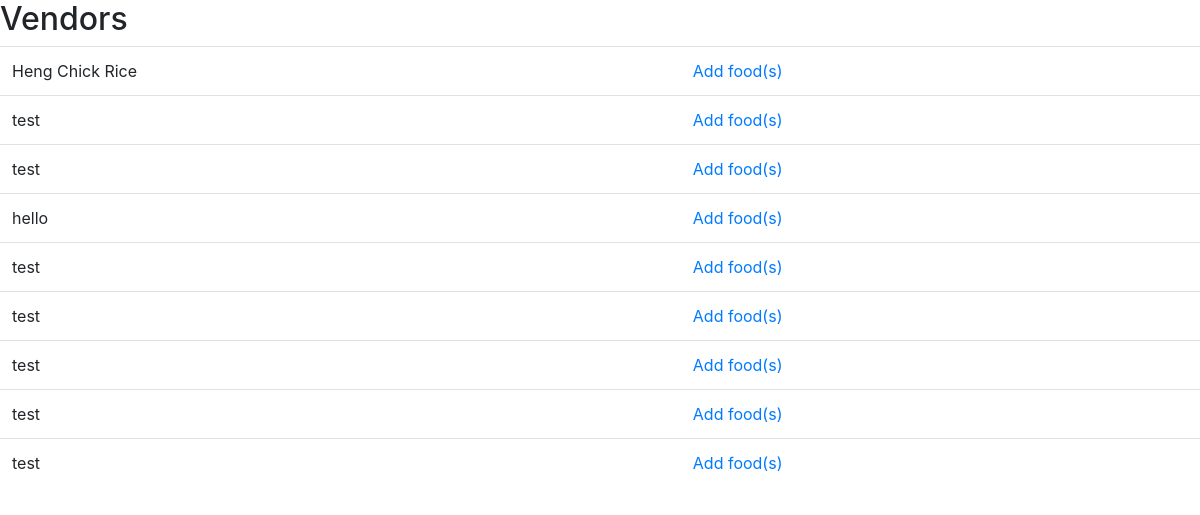
Page /vendors on the earlier database version.
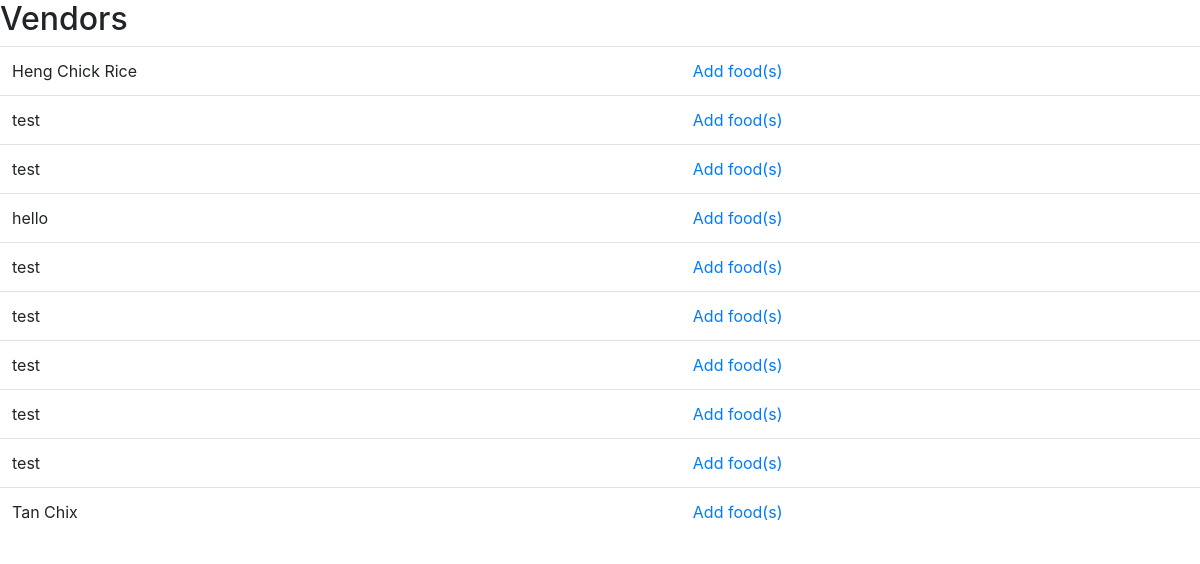
Same page on the later database version.
### app/models.py (models this page shows, shortened)
class BaseModel(db.Model):
    __abstract__ = True

class Vendor(BaseModel):
    id = db.Column(db.Integer, primary_key=True)
    name = db.Column(db.String(128))
    unit_no = db.Column(db.String(20))
    hawker_id = db.Column(db.Integer, index=True)

### app/routes.py (the view)
@app.route("/vendors")
def list_vendors():
    return render_template("vendors.html", vendors = Vendor.query.all())

### app/templates/vendors.html
{% extends 'base.html' %}
{% block content %}
<h2>Vendors</h2>
<table class="table">
	<tbody>
		{% for v in vendors %}
		<tr>
			<td>{{v.name}}</td>
			<td><a href="/addFood/{{v.id}}">Add food(s)</a></td>
		</tr>
		{% endfor %}
	</tbody>
</table>
{% endblock %}

### app/templates/base.html (shortened to what this page needs)
<!doctype html>
<html lang="en">
    <head>
      <link rel= "stylesheet" type= "text/css" href="{{ url_for('static',filename='styles/main.css') }}">
    	<link rel="stylesheet" href="https://stackpath.bootstrapcdn.com/bootstrap/4.2.1/css/bootstrap.min.css">
    </head>
    <body>
        {% block content %}{% endblock %}
    </body>
</html>

### app/static/styles/main.css (style rules this page uses)
body { background: -webkit-linear-gradient(left, #fff, #fff); }
* { .border-radius(0) !important; }

Differences in the rows shown:
added Vendor: name "Tan Chix"
